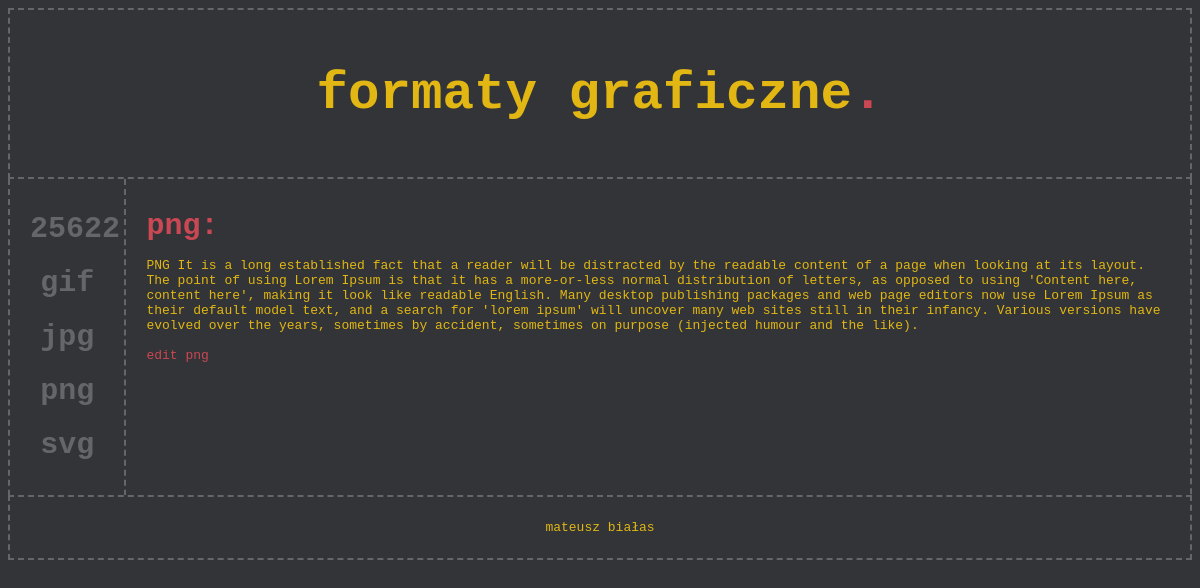
The app's page /format.php?id=png with its own data.
### tables this page shows
CREATE TABLE `formaty` (
  `nazwa` text NOT NULL,
  `tekst` text NOT NULL
);

### format.php (the view, shortened to what this page needs)
<?php
include("includes/head.php");
include("includes/dbcon.php");
$nazwa = $_GET['id'];
$sql = "SELECT tekst FROM formaty WHERE nazwa='$nazwa'";
$result = mysqli_query($conn, $sql);
if (mysqli_num_rows($result) > 0) {
    while($row = mysqli_fetch_assoc($result)) {
        echo "<div class='title'>$nazwa: </div><br>" . $row["tekst"]. "<br>";
    }
} else {
    echo "0 results";
}
echo "<br><a href='edit.php?id=".$nazwa."'>edit ".$nazwa."</a><br><br>";
?>

### includes/head.php (shortened to what this page needs)
<!DOCTYPE html>
<html lang="pl">
<head>
    <link rel="stylesheet" href="style/style.css?v=<?php echo time(); ?>">
</head>
<body>
<header>
    <h2>
        formaty graficzne<a href="add.php">.</a>
    </h2>
</header>
<div style="overflow: hidden;">
<section>
    <nav>
        <ul>
            <?php
            include("includes/dbcon.php");
            $sql = "SELECT nazwa FROM formaty";
            $result = mysqli_query($conn, $sql);
            if (mysqli_num_rows($result) > 0) {
                while($row = mysqli_fetch_assoc($result)) {
                    echo "<li><a href='format.php?id=".$row['nazwa']."'>".$row['nazwa']."</a></li>";
                }
            }
            ?>
        </ul>
    </nav>
    <article>

### style/style.css (style rules this page uses)
* { box-sizing: border-box; }
body { font-family: Monospace; background-color: #323437; }
a { text-decoration: none; color: #ca4754; }
header { background-color: #323437; padding: 10px; text-align: center; font-size: 35px; color: #e2b714; border: 2px dashed #646669; }
nav { float: left; width: 10%; background-color: #323437; padding: 20px; border-right: 2px dashed #646669; border-left: 2px dashed #646669; padding-bottom: 100%; margin-bottom: -100%; align-items: center; }
nav ul { list-style-type: none; text-align: center; padding: 0; }
ul li { padding-bottom: 20px; }
li a { color: #646669; text-decoration: none; font-weight: bold; font-size: 30px; }
article { float: left; padding: 20px; width: 90%; color: #e2b714; background-color: #323437; border-right: 2px dashed #646669; padding-bottom: 100%; margin-bottom: -100%; }
section:after { content: ""; display: table; clear: both; }
footer { background-color: #323437; padding: 10px; text-align: center; color: #e2b714; border: 2px dashed #646669; }
.title { color: #ca4754; margin-top: 10px; font-weight: bold; font-size: 30px; }
::placeholder { color: #bebebe; }

### records on screen
formaty: nazwa "25622"
formaty: nazwa "gif"
formaty: nazwa "jpg"
formaty: nazwa "png", tekst "PNG It is a long established fact that a reader will be distracted by the readable content of a page when looking at its layout. The point of using Lorem Ipsum is that it has a more-or-less normal distribution of letters, as opposed to using 'Content here, content here', making it look like readable English. Many desktop publishing packages and web page editors now use Lorem Ipsum as their default model text, and a search for 'lorem ipsum' will uncover many web sites still in their infancy. Various versions have evolved over the years, sometimes by accident, sometimes on purpose (injected humour and the like)."
formaty: nazwa "svg"

### other values on screen
$nazwa "png"
